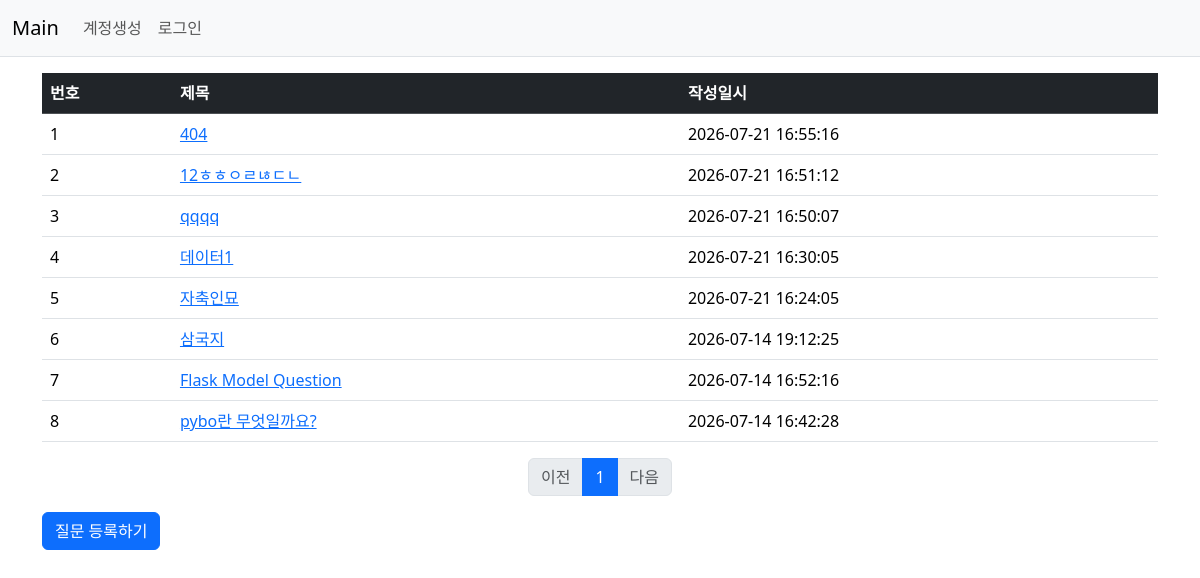
Page /question/list/ on the earlier database version.
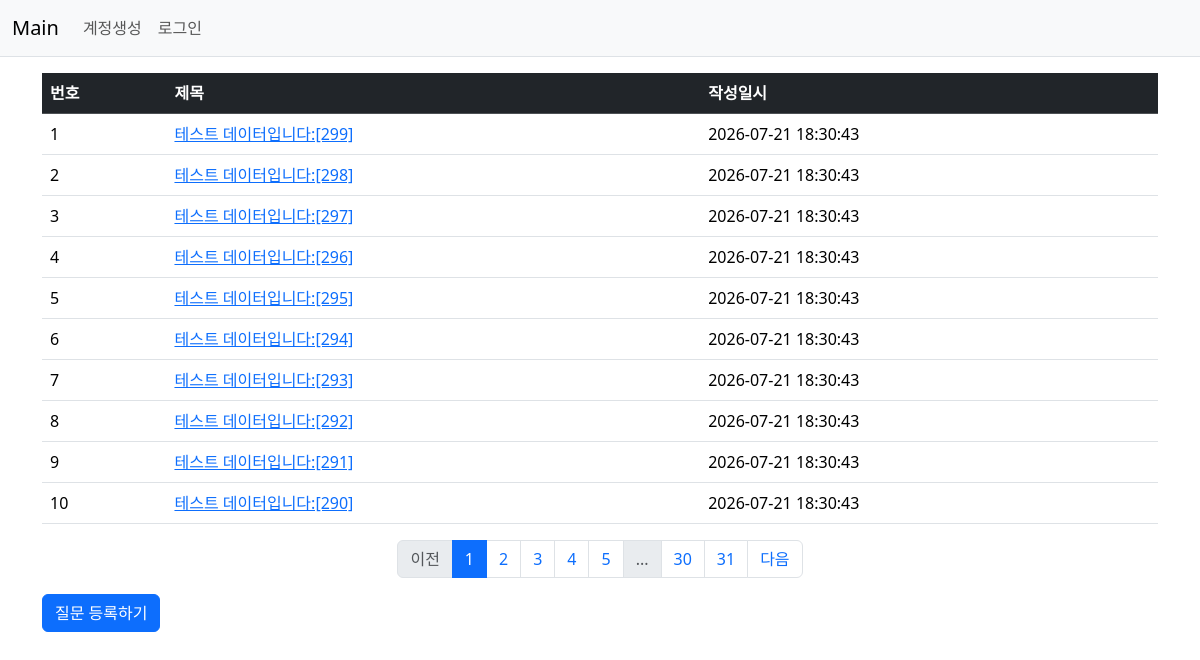
Same page on the later database version.
### pybo/models.py (models this page shows, shortened)
class Question(db.Model):
    id = db.Column(db.Integer, primary_key=True)
    subject = db.Column(db.String(max_string), nullable=False) # 200자까지 문자열 제한이 있으며 null을 허용하지 않겠다.
    content = db.Column(db.Text(), nullable=False)
    create_date = db.Column(db.DateTime(), nullable=False) # DateTime을 받아오며 null을 허용하지 않겠다

### pybo/views/question_views.py (the view)
@bp.route('/list/')
def _list(): # URL '/question/list/'로 접근했을 때 실행될 라우트 함수를 정의
    page = request.args.get('page', type=int, default=1)
    question_list = Question.query.order_by(Question.create_date.desc()).paginate(page=page, per_page=10)
    return render_template('question/question_list.html', question_list=question_list)

### pybo/templates/question/question_list.html
{% extends 'base.html' %}
{% block content %}
<div class="container my-3">
    <table class="table">
        <thead>
        <tr class="table-dark">
            <th>번호</th>
            <th>제목</th>
            <th>작성일시</th>
        </tr>
        </thead>
        <tbody>
        {% if question_list %}
        {% for question in question_list.items %}
        <tr>
            <td>{{ loop.index }}</td>
            <td>
                <a href="{{ url_for('question.detail', question_id=question.id) }}">{{ question.subject }}</a>
            </td>
            <td>{{ question.create_date.strftime('%Y-%m-%d %H:%M:%S') }}</td>
        </tr>
        {% endfor %}
        {% else %}
        <tr>
            <td colspan="3">질문이 없습니다.</td>
        </tr>
        {% endif %}
        </tbody>
    </table>
    <ul class="pagination justify-content-center">
        {% if question_list.has_prev %}
        <li class="page-item">
            <a class="page-link" href="?page={{ question_list.prev_num }}">이전</a>
        </li>
        {% else %}
        <li class="page-item disabled">
            <a class="page-link" tabindex="-1" aria-disabled="true" href="#">이전</a>
        </li>
        {% endif %}
        {% for page_num in question_list.iter_pages() %}
            {% if page_num %}
                {% if page_num != question_list.page %}
                <li class="page-item">
                    <a class="page-link" href="?page={{ page_num }}">{{ page_num }}</a>
                </li>
                {% else %}
                <li class="page-item active" aria-current="page">
                    <a class="page-link" href="#">{{ page_num }}</a>
                </li>
                {% endif %}
            {% else %}
                <li class="page-item disabled">
                    <a class="page-link" href="#">...</a>
                </li>
            {% endif %}
        {% endfor %}
        {% if question_list.has_next %}
        <li class="page-item">
            <a class="page-link" href="?page={{ question_list.next_num }}">다음</a>
        </li>
        {% else %}
        <li class="page-item disabled">
            <a class="page-link" tabindex="-1" aria-disabled="true" href="#">다음</a>
        </li>
        {% endif %}
    </ul>
    <a href="{{ url_for('question.create') }}" class="btn btn-primary">질문 등록하기</a>
</div>
{% endblock %}

Differences in the rows shown:
no longer on this page (row unchanged): Question: subject "404", create_date "2026-07-21 16:55:16"
no longer on this page (row unchanged): Question: subject "12ㅎㅎㅇㄹㄶㄷㄴ", create_date "2026-07-21 16:51:12"
no longer on this page (row unchanged): Question: subject "qqqq", create_date "2026-07-21 16:50:07"
no longer on this page (row unchanged): Question: subject "데이터1", create_date "2026-07-21 16:30:05"
no longer on this page (row unchanged): Question: subject "자축인묘", create_date "2026-07-21 16:24:05"
no longer on this page (row unchanged): Question: subject "삼국지", create_date "2026-07-14 19:12:25"
no longer on this page (row unchanged): Question: subject "Flask Model Question", create_date "2026-07-14 16:52:16"
no longer on this page (row unchanged): Question: subject "pybo란 무엇일까요?", create_date "2026-07-14 16:42:28"
added Question: subject "테스트 데이터입니다:[299]", create_date "2026-07-21 18:30:43"
added Question: subject "테스트 데이터입니다:[298]", create_date "2026-07-21 18:30:43"
added Question: subject "테스트 데이터입니다:[297]", create_date "2026-07-21 18:30:43"
added Question: subject "테스트 데이터입니다:[296]", create_date "2026-07-21 18:30:43"
added Question: subject "테스트 데이터입니다:[295]", create_date "2026-07-21 18:30:43"
added Question: subject "테스트 데이터입니다:[294]", create_date "2026-07-21 18:30:43"
added Question: subject "테스트 데이터입니다:[293]", create_date "2026-07-21 18:30:43"
added Question: subject "테스트 데이터입니다:[292]", create_date "2026-07-21 18:30:43"
added Question: subject "테스트 데이터입니다:[291]", create_date "2026-07-21 18:30:43"
added Question: subject "테스트 데이터입니다:[290]", create_date "2026-07-21 18:30:43"
Other differences:
new list line: "2"
new list line: "3"
new list line: "4"
new list line: "5"
new list line: "30"
new list line: "31"
